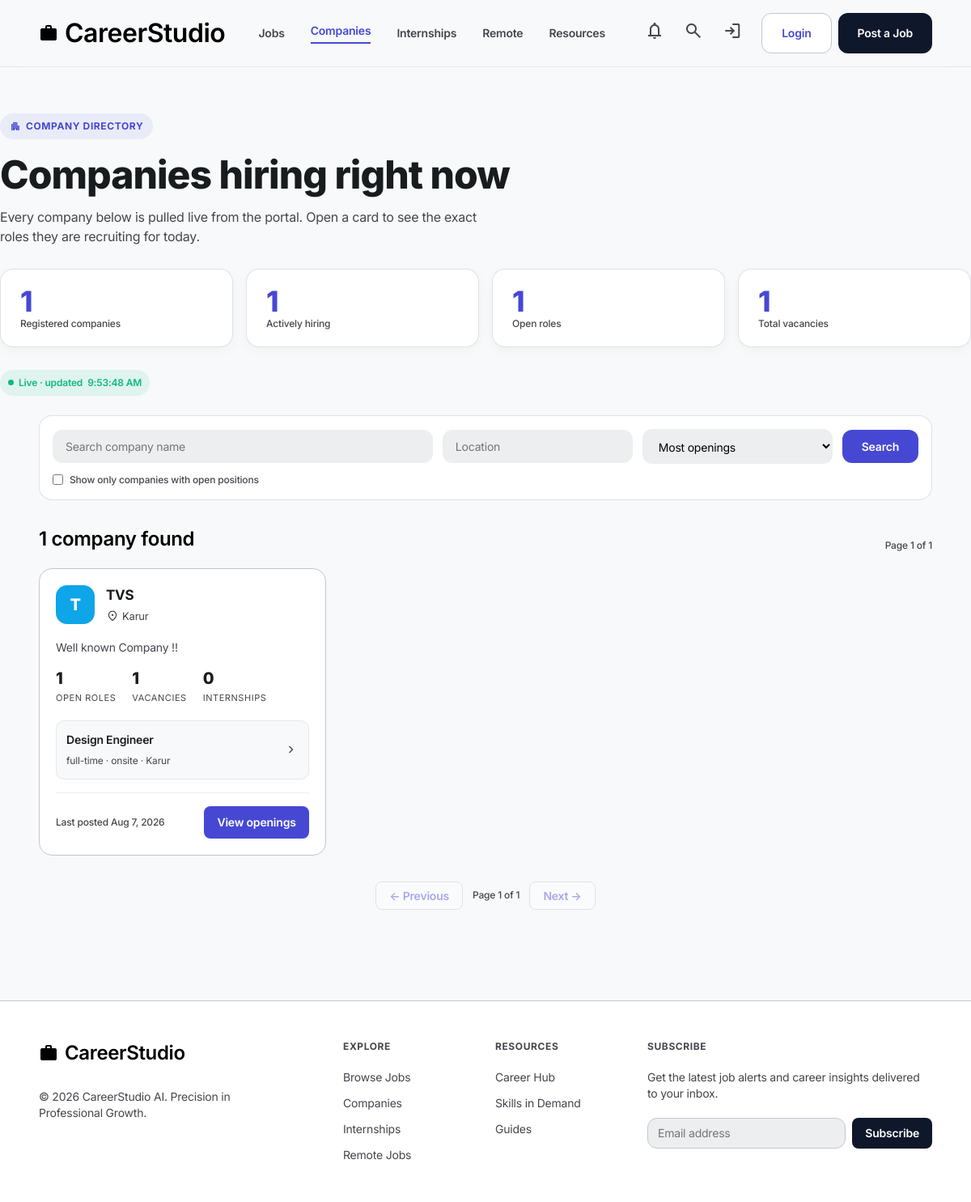
The page /companies.php on the database its author committed.
### tables this page shows
CREATE TABLE `companies` (
  `id` int(10) UNSIGNED NOT NULL,
  `user_id` int(10) UNSIGNED NOT NULL,
  `company_name` varchar(150) NOT NULL,
  `description` text DEFAULT NULL,
  `website` varchar(255) DEFAULT NULL,
  `location` varchar(150) DEFAULT NULL,
  `created_at` datetime NOT NULL DEFAULT current_timestamp(),
  `updated_at` datetime NOT NULL DEFAULT current_timestamp() ON UPDATE current_timestamp(),
  `industry` varchar(150) DEFAULT NULL,
  `company_size` varchar(100) DEFAULT NULL
);

CREATE TABLE `jobs` (
  `id` int(10) UNSIGNED NOT NULL,
  `company_id` int(10) UNSIGNED NOT NULL,
  `title` varchar(150) NOT NULL,
  `description` text NOT NULL,
  `requirements` text DEFAULT NULL,
  `skills_required` varchar(500) DEFAULT NULL,
  `salary` varchar(100) DEFAULT NULL,
  `job_type` enum('full-time','part-time','internship','contract') NOT NULL,
  `location` varchar(150) DEFAULT NULL,
  `work_mode` enum('remote','hybrid','onsite') NOT NULL DEFAULT 'onsite',
  `vacancy_count` smallint(5) UNSIGNED NOT NULL DEFAULT 1,
  `deadline` date DEFAULT NULL,
  `status` enum('open','closed') NOT NULL DEFAULT 'open',
  `created_at` datetime NOT NULL DEFAULT current_timestamp(),
  `updated_at` datetime NOT NULL DEFAULT current_timestamp() ON UPDATE current_timestamp()
);

### functions.php (called while the page is built, shortened)
<?php
function e(?string $value): string
{
    return htmlspecialchars((string) $value, ENT_QUOTES, 'UTF-8');
}
function format_date(?string $dateStr): string
{
    $ts = strtotime($dateStr);
    return $ts ? date('M j, Y', $ts) : $dateStr;
}
function initials(string $name): string
{
    $name = trim($name);
    return $name === '' ? '?' : mb_strtoupper(mb_substr($name, 0, 1));
}
function avatar_color(string $seed): string
{
    $palette = ['#4648d4', '#0F172A', '#0EA5E9', '#10B981', '#F59E0B', '#EF4444', '#8B5CF6', '#EC4899'];
    return $palette[crc32($seed) % count($palette)];
}
function query(string $key, string $default = ''): string
{
    return trim((string) ($_GET[$key] ?? $default));
}
function get_pagination(array $params, int $defaultLimit = 8, int $maxLimit = 50): array
{
    $page = isset($params['page']) ? max(1, (int) $params['page']) : 1;
    $limit = isset($params['limit']) ? (int) $params['limit'] : $defaultLimit;
    $limit = max(1, min($maxLimit, $limit));
    $offset = ($page - 1) * $limit;
    return [$page, $limit, $offset];
}

### companies.php (the view, shortened to what this page needs)
<?php
require_once __DIR__ . '/auth.php';
$pdo = get_db();
    ?>
    <?php
$search = query('q');
$location = query('location');
$sort = query('sort');
$hiringOnly = isset($_GET['hiring']) && $_GET['hiring'] === '1';
$where = ['1 = 1'];
$having = $hiringOnly ? 'HAVING open_roles > 0' : '';
$sortOptions = [
    'openings' => 'open_roles DESC, c.company_name ASC',
    'newest'   => 'last_posted DESC, c.company_name ASC',
    'name'     => 'c.company_name ASC',
];
if (!isset($sortOptions[$sort])) {
    $sort = 'openings';
}
$orderBy = $sortOptions[$sort];
$whereSql = implode(' AND ', $where);
[$page, $limit, $offset] = get_pagination($_GET, 9, 30);
$sql = "SELECT c.id, c.company_name, c.description, c.website, c.location,
               COUNT(j.id) AS open_roles,
               COALESCE(SUM(j.vacancy_count), 0) AS vacancies,
               COALESCE(SUM(j.job_type = 'internship'), 0) AS internships,
               COALESCE(SUM(j.work_mode = 'remote'), 0) AS remote_roles,
               MAX(j.created_at) AS last_posted
        FROM companies c
        LEFT JOIN jobs j ON j.company_id = c.id AND j.status = 'open'
        WHERE $whereSql
        GROUP BY c.id, c.company_name, c.description, c.website, c.location
        $having
        ORDER BY $orderBy
        LIMIT :limit OFFSET :offset";
$stmt = $pdo->prepare($sql);
$stmt->bindValue(':limit', $limit, PDO::PARAM_INT);
$stmt->bindValue(':offset', $offset, PDO::PARAM_INT);
$stmt->execute();
$companies = $stmt->fetchAll();
$countSql = "SELECT COUNT(*) FROM (
                SELECT c.id, COUNT(j.id) AS open_roles
                FROM companies c
                LEFT JOIN jobs j ON j.company_id = c.id AND j.status = 'open'
                WHERE $whereSql
                GROUP BY c.id
                $having
             ) AS matched";
$stmt = $pdo->prepare($countSql);
$stmt->execute();
$total = (int) $stmt->fetchColumn();
$totalPages = (int) max(1, ceil($total / $limit));
$openingsByCompany = [];
if ($companies) {
    $ids = array_map('intval', array_column($companies, 'id'));
    $placeholders = implode(',', array_fill(0, count($ids), '?'));
    $stmt = $pdo->prepare(
        "SELECT id, company_id, title, job_type, work_mode, location, vacancy_count
         FROM jobs
         WHERE status = 'open' AND company_id IN ($placeholders)
         ORDER BY created_at DESC"
    );
    $stmt->execute($ids);
    foreach ($stmt->fetchAll() as $job) {
        $openingsByCompany[(int) $job['company_id']][] = $job;
    }
}
require __DIR__ . '/site-nav.php';
?>
<main>
  <section class="container page-hero">
    <span class="eyebrow">
      <span class="material-symbols-outlined" style="font-size: 14px;">apartment</span> Company directory
    </span>
    <h1 class="display-lg">Companies hiring right now</h1>
    <p class="body-lg text-variant">Every company below is pulled live from the portal. Open a card to see the exact
      roles they are recruiting for today.</p>
    <div class="stat-strip">
      <div class="stat-box">
        <div class="stat-value" data-live="companies"><?= (int) $pdo->query('SELECT COUNT(*) FROM companies')->fetchColumn() ?></div>
        <div class="label-sm text-variant">Registered companies</div>
      </div>
      <div class="stat-box">
        <div class="stat-value" data-live="hiring"><?= (int) $pdo->query('SELECT COUNT(DISTINCT company_id) FROM jobs WHERE status = "open"')->fetchColumn() ?></div>
        <div class="label-sm text-variant">Actively hiring</div>
      </div>
      <div class="stat-box">
        <div class="stat-value" data-live="open_jobs"><?= (int) $pdo->query('SELECT COUNT(*) FROM jobs WHERE status = "open"')->fetchColumn() ?></div>
        <div class="label-sm text-variant">Open roles</div>
      </div>
      <div class="stat-box">
        <div class="stat-value" data-live="vacancies"><?= (int) $pdo->query('SELECT COALESCE(SUM(vacancy_count), 0) FROM jobs WHERE status = "open"')->fetchColumn() ?></div>
        <div class="label-sm text-variant">Total vacancies</div>
      </div>
    </div>
    <div style="margin-top: 12px;">
      <span class="live-pill"><span class="live-dot"></span> Live &middot; updated <span id="live-updated"><?= date('g:i:s A') ?></span></span>
    </div>
  </section>
  <section class="container" style="padding-bottom: 64px;">
    <form class="filter-bar" method="get" action="companies.php">
      <input type="text" name="q" placeholder="Search company name" value="<?= e($search) ?>">
      <input type="text" name="location" placeholder="Location" value="<?= e($location) ?>">
      <select name="sort">
        <option value="openings"<?= $sort === 'openings' ? ' selected' : '' ?>>Most openings</option>
      </select>
      <button type="submit" class="btn btn-primary">Search</button>
      <label class="label-sm text-variant" style="display: flex; align-items: center; gap: 8px; grid-column: 1 / -1;">
        <input type="checkbox" name="hiring" value="1" style="width: auto;"<?= $hiringOnly ? ' checked' : '' ?>>
        Show only companies with open positions
      </label>
    </form>
    <div class="section-title">
      <h2 class="headline-md"><?= $total ?> compan<?= $total === 1 ? 'y' : 'ies' ?> found</h2>
      <span class="label-sm text-variant">Page <?= $page ?> of <?= $totalPages ?></span>
    </div>
    <?php if (!$companies): ?>
      <div class="empty-panel">
        <p class="body-md">No companies match your search yet.</p>
        <a class="btn btn-outline" style="margin-top: 16px;" href="companies.php">Clear filters</a>
      </div>
    <?php else: ?>
      <div class="card-grid">
        <?php foreach ($companies as $company):
            $openRoles = (int) $company['open_roles'];
            $openings = $openingsByCompany[(int) $company['id']] ?? [];
        ?>
          <div class="entity-card hover-lift">
            <div class="entity-head">
              <div class="entity-logo" style="background: <?= e(avatar_color($company['company_name'])) ?>;">
                <?= e(initials($company['company_name'])) ?>
              </div>
              <div>
                <h3 class="entity-title">
                  <a href="companies.php?id=<?= (int) $company['id'] ?>"><?= e($company['company_name']) ?></a>
                </h3>
                <div class="entity-sub">
                  <span class="material-symbols-outlined" style="font-size: 16px;">location_on</span>
                  <?= $company['location'] ? e($company['location']) : 'Location not set' ?>
                </div>
              </div>
            </div>
            <div class="entity-body">
              <p class="entity-desc">
                <?= e($company['description'] ?: 'No company description added yet.') ?>
              </p>
              <div class="mini-stats" style="margin-top: 16px;">
                <div>
                  <div class="mini-stat-value"><?= $openRoles ?></div>
                  <div class="mini-stat-label">Open roles</div>
                </div>
                <div>
                  <div class="mini-stat-value"><?= (int) $company['vacancies'] ?></div>
                  <div class="mini-stat-label">Vacancies</div>
                </div>
                <div>
                  <div class="mini-stat-value"><?= (int) $company['internships'] ?></div>
                  <div class="mini-stat-label">Internships</div>
                </div>
              </div>
              <?php if ($openings): ?>
                <div class="opening-list" style="margin-top: 16px;">
                  <?php foreach (array_slice($openings, 0, 3) as $job): ?>
                    <a class="opening-row" href="jobs.php?id=<?= (int) $job['id'] ?>">
                      <span>
                        <span class="opening-title"><?= e($job['title']) ?></span><br>
                        <span class="opening-meta">
                          <?= e($job['job_type']) ?> &middot; <?= e($job['work_mode']) ?>
                          <?= $job['location'] ? ' &middot; ' . e($job['location']) : '' ?>
                        </span>
                      </span>
                      <span class="material-symbols-outlined text-variant" style="font-size: 18px;">chevron_right</span>
                    </a>
                  <?php endforeach; ?>
                </div>
              <?php else: ?>
                <p class="label-sm text-variant" style="margin-top: 16px;">No open positions at the moment.</p>
              <?php endif; ?>
            </div>
            <div class="entity-foot">
              <span class="label-sm text-variant">
                <?= $company['last_posted'] ? 'Last posted ' . e(format_date($company['last_posted'])) : 'Nothing posted yet' ?>
              </span>
              <a class="btn btn-sm <?= $openRoles ? 'btn-primary' : 'btn-outline' ?>"
                 href="companies.php?id=<?= (int) $company['id'] ?>">
                <?= $openRoles ? 'View openings' : 'View profile' ?>
              </a>
            </div>
          </div>
        <?php endforeach; ?>
      </div>
      <div class="pager">
        <?php if ($page > 1): ?>
          <a class="btn btn-outline btn-sm" href="<?= e(page_url($page - 1)) ?>">&larr; Previous</a>
        <?php else: ?>
          <button class="btn btn-outline btn-sm" disabled>&larr; Previous</button>
        <?php endif; ?>
        <span class="label-sm text-variant">Page <?= $page ?> of <?= $totalPages ?></span>
        <?php if ($page < $totalPages): ?>
          <a class="btn btn-outline btn-sm" href="<?= e(page_url($page + 1)) ?>">Next &rarr;</a>
        <?php else: ?>
          <button class="btn btn-outline btn-sm" disabled>Next &rarr;</button>
        <?php endif; ?>
      </div>
    <?php endif; ?>
  </section>
</main>
<?php require __DIR__ . '/site-footer.php'; ?>

### rows shown on the page
companies: company_name "T", company_name "TVS", location "Karur", description "Well known Company !!", openRoles "1", vacancies "1", internships "0", last_posted "Aug 7, 2026"
jobs: title "Design Engineer", job_type "full-time", work_mode "onsite", location "Karur"

### other values the page prints
$item['label'] "Jobs"
$item['label'] "Companies"
$item['label'] "Internships"
$item['label'] "Remote"
$item['label'] "Resources"
$pdo->query('SELECT COUNT(*) FROM companies')->fetchColumn() "1"
$total "1"
$page "1"
$totalPages "1"
